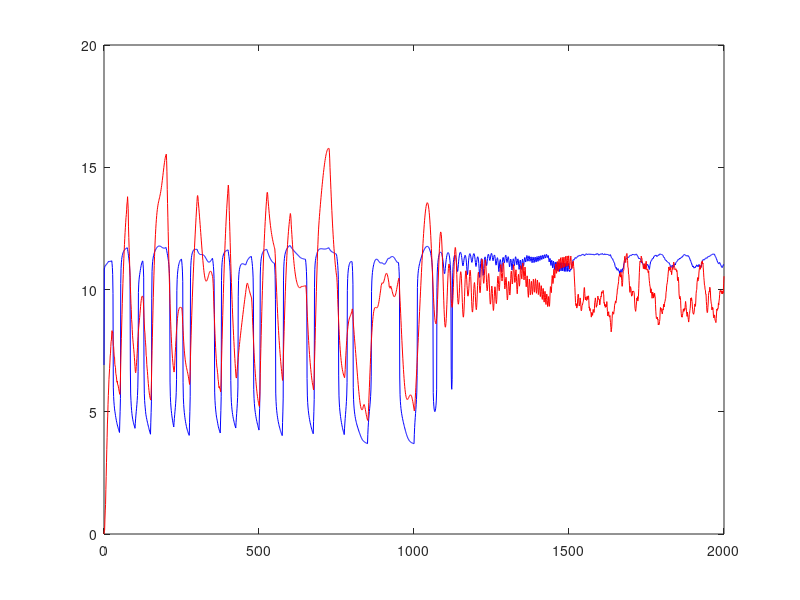

Write MATLAB code to recreate this figure.
%{
Contributed by:
	Jairo Espinosa
	K.U.Leuven ESAT-SISTA
	K.Mercierlaan 94
	B3001 Heverlee
	Jairo.Espinosa@esat.kuleuven.ac.be

Description:
	Simulation data of a pH neutralization process in a constant volume
	stirring tank. 
	Volume of the tank 1100 liters 
	Concentration of the acid solution (HAC) 0.0032 Mol/l
	Concentration of the base solution (NaOH) 0,05 Mol/l
Sampling:
	10 sec
Number:
	2001
Inputs:
	u1: Acid solution flow in liters
	u2: Base solution flow in liters

Outputs:
	y: pH of the solution in the tank

References:
	T.J. Mc Avoy, E.Hsu and S.Lowenthal, Dynamics of pH in controlled 
	stirred tank reactor, Ind.Eng.Chem.Process Des.Develop.11(1972)
	71-78

Properties:
	Highly non-linear system.

Columns:
	Column 1: time-steps
	Column 2: input u1
	Column 3: input u2
	Column 4: output y

Category:
	Process industry systems

%}

clear all, close all, clc

load pHdata.dat
U=pHdata(:,2:3);
Y=pHdata(:,4);


dat = iddata (Y, U)

% [sys, x0] = ident (dat, 15, 6)     % s=15, n=6
sys = arx (dat, 6)       % normally na = nb

% [y, t] = lsim (sys, U, [], x0);
[y, t] = lsim (sys(:, 1:2), U);


err = norm (Y - y, 1) / norm (Y, 1)

figure (1)
plot (t, Y(:,1), 'b', t, y(:,1), 'r')



